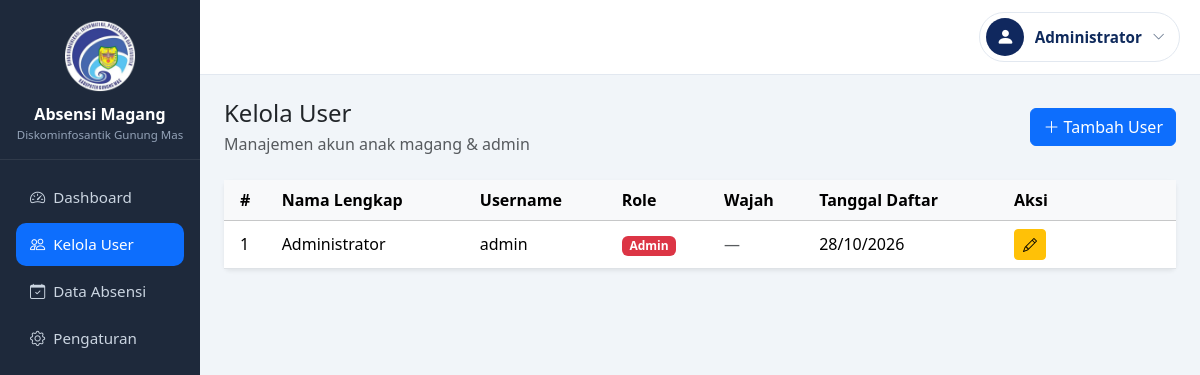
Screenshot of /intern/admin/users.php (signed in) with the database file from the repository.
### tables this page shows
CREATE TABLE IF NOT EXISTS `users` (
  `id`                  INT UNSIGNED NOT NULL AUTO_INCREMENT,
  `nama_lengkap`        VARCHAR(100) NOT NULL,
  `username`            VARCHAR(50)  NOT NULL,
  `password`            VARCHAR(255) NOT NULL,                  
  `role`                ENUM('admin','user') NOT NULL DEFAULT 'user',
  `face_descriptors`    MEDIUMTEXT NULL,                        
  `face_registered_at`  DATETIME NULL,
  `face_photo`          VARCHAR(255) NULL,
  `created_at`          TIMESTAMP NOT NULL DEFAULT CURRENT_TIMESTAMP,
  PRIMARY KEY (`id`),
  UNIQUE KEY `uq_users_username` (`username`)
);

### intern/admin/users.php (the view, shortened to what this page needs)
<?php
require_once '../config/database.php';
require_once '../includes/ui.php';
$users = $pdo->query("SELECT * FROM users ORDER BY role DESC, nama_lengkap ASC")->fetchAll();
?>
<!DOCTYPE html>
<html lang="id">
<head>
    <link href="https://cdn.jsdelivr.net/npm/bootstrap@5.3.3/dist/css/bootstrap.min.css" rel="stylesheet">
    <link href="https://cdn.jsdelivr.net/npm/bootstrap-icons@1.11.3/font/bootstrap-icons.css" rel="stylesheet">
    <link href="../assets/css/style.css?v=2" rel="stylesheet">
</head>
<body>
<div class="container-fluid p-0">
    <div class="row g-0">
        <div class="col-lg-10">
            <main class="p-3 p-md-4">
                <div class="d-flex flex-wrap justify-content-between align-items-center mb-4 gap-2">
                    <div>
                        <h4 class="mb-1">Kelola User</h4>
                        <p class="text-muted mb-0">Manajemen akun anak magang & admin</p>
                    </div>
                    <button class="btn btn-primary" data-bs-toggle="modal" data-bs-target="#userModal" onclick="resetForm()">
                        <i class="bi bi-plus-lg"></i> Tambah User
                    </button>
                </div>
                <div class="card shadow-sm border-0">
                    <div class="card-body p-0">
                        <div class="table-responsive">
                            <table class="table table-hover align-middle mb-0">
                                <thead class="table-light">
                                    <tr>
                                        <th class="ps-3">#</th>
                                        <th>Nama Lengkap</th>
                                        <th>Username</th>
                                        <th>Role</th>
                                        <th>Wajah</th>
                                        <th>Tanggal Daftar</th>
                                        <th width="170">Aksi</th>
                                    </tr>
                                </thead>
                                <tbody>
                                    <?php foreach ($users as $i => $u): ?>
                                        <tr>
                                            <td class="ps-3"><?= $i + 1 ?></td>
                                            <td class="fw-medium"><?= htmlspecialchars($u['nama_lengkap']) ?></td>
                                            <td><?= htmlspecialchars($u['username']) ?></td>
                                            <td>
                                                <span class="badge bg-<?= $u['role'] === 'admin' ? 'danger' : 'primary' ?>">
                                                    <?= ucfirst($u['role']) ?>
                                                </span>
                                            </td>
                                            <td>
                                                <?php if ($u['role'] === 'admin'): ?><span class="text-muted">—</span>
                                                <?php elseif (!empty($u['face_descriptors'])): ?>
                                                    <?php if (!empty($u['face_photo'])): ?><img src="../<?= htmlspecialchars($u['face_photo']) ?>" class="face-thumb me-1" alt="wajah"><?php endif; ?>
                                                    <span class="badge bg-success">Terdaftar</span>
                                                <?php else: ?><span class="badge bg-secondary">Belum</span><?php endif; ?>
                                            </td>
                                            <td><?= date('d/m/Y', strtotime($u['created_at'])) ?></td>
                                            <td>
                                                <button class="btn btn-sm btn-warning"
                                                    onclick='editUser(<?= json_encode(array_diff_key($u, ['password' => 1, 'face_descriptors' => 1])) ?>)'
                                                    data-bs-toggle="modal" data-bs-target="#userModal">
                                                    <i class="bi bi-pencil"></i>
                                                </button>
                                            </td>
                                        </tr>
                                    <?php endforeach; ?>
                                </tbody>
                            </table>
                        </div>
                    </div>
                </div>
            </main>
        </div>
    </div>
</div>
</body>
</html>

### intern/assets/css/style.css (style rules this page uses)
:root { --primary: #0d6efd; --primary-dark: #0a58ca; --sidebar-bg: #1e293b; --success: #198754; }
* { box-sizing: border-box; }
body { background: #f1f5f9; font-family: 'Segoe UI', system-ui, -apple-system, sans-serif; margin: 0; }

### rows the page displays
users: nama_lengkap "Administrator", username "admin", role "Admin", created_at "28/10/2026"

### other values shown
$label "Dashboard"
$label "Kelola User"
$label "Data Absensi"
$label "Pengaturan"
$role === 'admin' ? 'Administrator' : $nama "Administrator"
